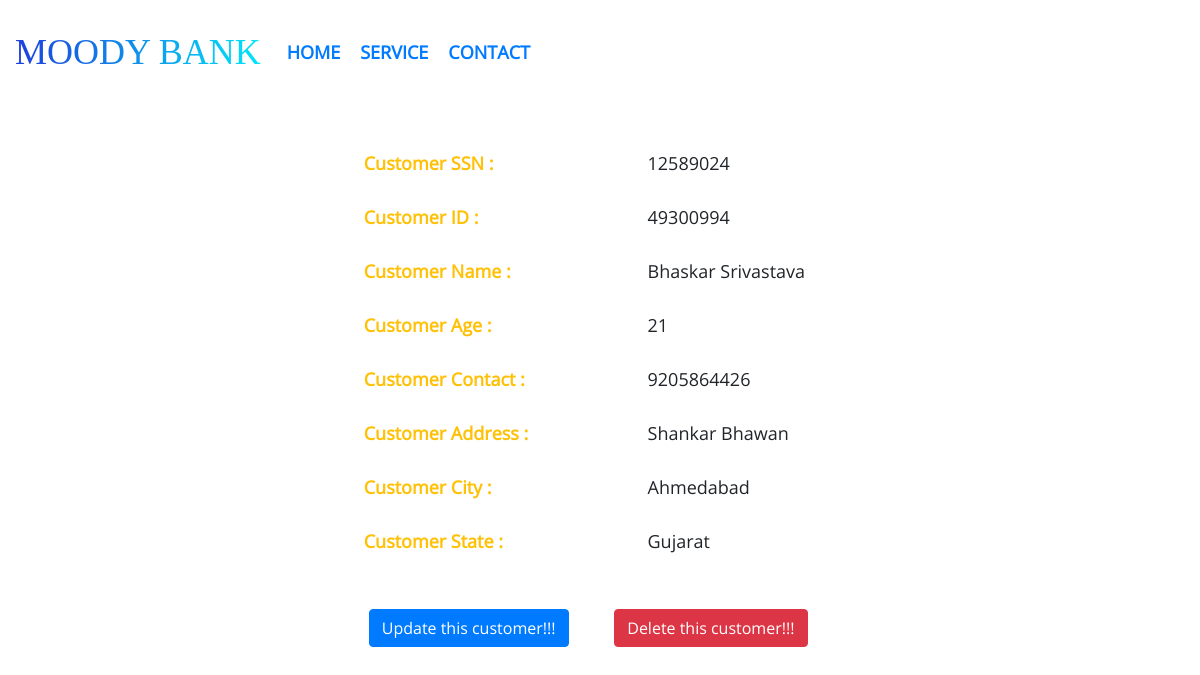
The page /show_customer_details/49300994 on the database as committed earlier.
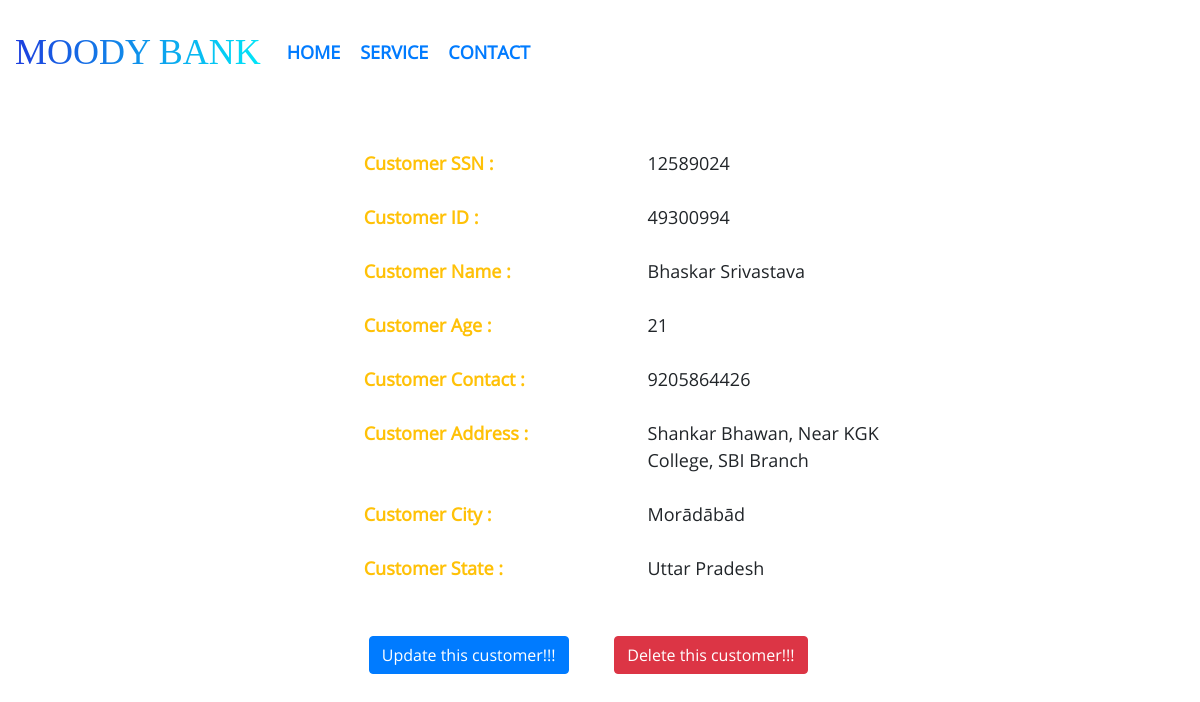
The same page on the database as committed later.
### application/models.py (models this page shows, shortened)
class Customer(db.Model):
	ssn = db.Column(db.Integer, primary_key=True)
	cust_id = db.Column(db.Integer, unique=True, nullable=False)
	cust_name = db.Column(db.String(20), nullable=False)
	cust_address = db.Column(db.Text, nullable=False)
	cust_contact = db.Column(db.Integer,nullable=False)
	cust_age = db.Column(db.Integer, nullable=False)
	cust_state = db.Column(db.String(20),nullable=False)
	cust_city = db.Column(db.String(30),nullable=False)
	accounts = db.relationship('Account', backref='Owner', lazy=True)
	transactions = db.relationship('Transaction', backref='Owner', lazy=True)

### application/main/routes.py (the view)
@main.route("/show_customer_details/<int:cust_id>")
def show_customer_details(cust_id):
	customer = Customer.query.filter_by(cust_id=cust_id).first()
	if customer == None:
		flash("Customer not found...", category="danger")
		return redirect(url_for('main.home'))
	else:
		return render_template('customers/show_customer_details.html', customer=customer, title="Show Customer Details")

### application/templates/customers/show_customer_details.html
{% extends "main/layout.html" %}
{% block content %}
    <div class="row" style="margin-left:50px;margin-top: 30px; font-size: large;">
        <div class="col-3"></div>
        <div class="col align-self-center">
            <div class="row">
            	<div class="col-6 text-warning" style="font-weight: bold;">Customer SSN :</div>
            	<div class="col-6">{{ customer.ssn }}</div>
            </div><br/>
            <div class="row">
            	<div class="col-6 text-warning" style="font-weight: bold;">Customer ID :</div>
            	<div class="col-6">{{ customer.cust_id }}</div>
            </div><br/>
            <div class="row">
            	<div class="col-6 text-warning" style="font-weight: bold;">Customer Name :</div>
            	<div class="col-6">{{ customer.cust_name }}</div>
            </div><br/>
            <div class="row">
            	<div class="col-6 text-warning" style="font-weight: bold;">Customer Age :</div>
            	<div class="col-6">{{ customer.cust_age }}</div>
            </div><br/>
            <div class="row">
            	<div class="col-6 text-warning" style="font-weight: bold;">Customer Contact :</div>
            	<div class="col-6">{{ customer.cust_contact }}</div>
            </div><br/>
            <div class="row">
            	<div class="col-6 text-warning" style="font-weight: bold;">Customer Address :</div>
            	<div class="col-6">{{ customer.cust_address }}</div>
            </div><br/>
            <div class="row">
            	<div class="col-6 text-warning" style="font-weight: bold;">Customer City :</div>
            	<div class="col-6">{{ customer.cust_city }}</div>
            </div><br/>
            <div class="row">
            	<div class="col-6 text-warning" style="font-weight: bold;">Customer State :</div>
            	<div class="col-6">{{ customer.cust_state }}</div>
            </div><br/><br/>
            <div class="row" style="margin-left: 5px;">
            	<a class="btn btn-primary" href="{{ url_for('customers.update_customer', cust_id=customer.cust_id) }}">Update this customer!!!</a>
            	<div class="col-1"></div>
            	<a class="btn btn-danger" href="{{ url_for('customers.delete_customer', cust_id=customer.cust_id) }}">Delete this customer!!!</a>
            </div>
        </div>
        <div class="col-3"></div>
    </div>
{% endblock content %}

Rows that differ between the two databases and show on the page:
changed Customer "Bhaskar Srivastava": cust_address "Shankar Bhawan" → "Shankar Bhawan, Near KGK College, SBI Branch"; cust_city "Ahmedabad" → "Morādābād"; cust_state "Gujarat" → "Uttar Pradesh"
